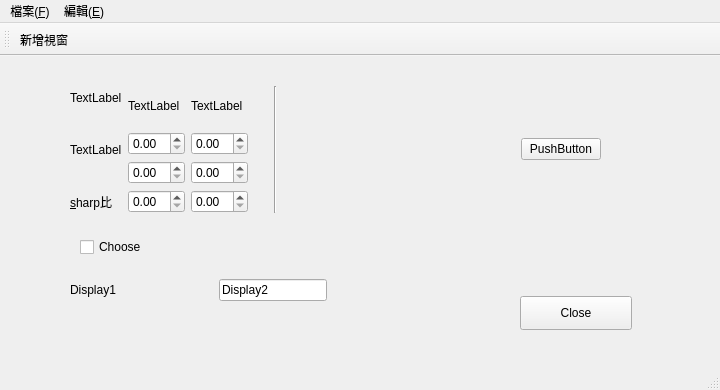
<?xml version="1.0" encoding="UTF-8"?>
<ui version="4.0">
 <class>MainWindow</class>
 <widget class="QMainWindow" name="MainWindow">
  <property name="geometry">
   <rect>
    <x>0</x>
    <y>0</y>
    <width>720</width>
    <height>390</height>
   </rect>
  </property>
  <property name="windowTitle">
   <string>MainWindow</string>
  </property>
  <widget class="QWidget" name="centralwidget">
   <widget class="QPushButton" name="closeWinBtn">
    <property name="geometry">
     <rect>
      <x>520</x>
      <y>240</y>
      <width>112</width>
      <height>34</height>
     </rect>
    </property>
    <property name="text">
     <string>Close</string>
    </property>
   </widget>
   <widget class="QCheckBox" name="checkBox">
    <property name="enabled">
     <bool>true</bool>
    </property>
    <property name="geometry">
     <rect>
      <x>80</x>
      <y>180</y>
      <width>103</width>
      <height>22</height>
     </rect>
    </property>
    <property name="acceptDrops">
     <bool>false</bool>
    </property>
    <property name="text">
     <string>Choose</string>
    </property>
    <property name="checkable">
     <bool>true</bool>
    </property>
    <property name="tristate">
     <bool>false</bool>
    </property>
   </widget>
   <widget class="QWidget" name="">
    <property name="geometry">
     <rect>
      <x>70</x>
      <y>30</y>
      <width>531</width>
      <height>127</height>
     </rect>
    </property>
    <layout class="QHBoxLayout" name="horizontalLayout">
     <property name="sizeConstraint">
      <enum>QLayout::SetDefaultConstraint</enum>
     </property>
     <item>
      <layout class="QVBoxLayout" name="verticalLayout">
       <item>
        <widget class="QLabel" name="label_2">
         <property name="sizePolicy">
          <sizepolicy hsizetype="Preferred" vsizetype="Preferred">
           <horstretch>0</horstretch>
           <verstretch>1</verstretch>
          </sizepolicy>
         </property>
         <property name="text">
          <string>TextLabel</string>
         </property>
        </widget>
       </item>
       <item>
        <widget class="QLabel" name="label_3">
         <property name="sizePolicy">
          <sizepolicy hsizetype="Preferred" vsizetype="Preferred">
           <horstretch>0</horstretch>
           <verstretch>3</verstretch>
          </sizepolicy>
         </property>
         <property name="text">
          <string>TextLabel</string>
         </property>
        </widget>
       </item>
       <item>
        <widget class="QLabel" name="label">
         <property name="sizePolicy">
          <sizepolicy hsizetype="Preferred" vsizetype="Preferred">
           <horstretch>0</horstretch>
           <verstretch>1</verstretch>
          </sizepolicy>
         </property>
         <property name="text">
          <string>&amp;sharp比</string>
         </property>
         <property name="buddy">
          <cstring>doubleSpinBox_5</cstring>
         </property>
        </widget>
       </item>
      </layout>
     </item>
     <item>
      <layout class="QGridLayout" name="gridLayout">
       <item row="0" column="0">
        <widget class="QLabel" name="label_5">
         <property name="text">
          <string>TextLabel</string>
         </property>
        </widget>
       </item>
       <item row="0" column="1">
        <widget class="QLabel" name="label_6">
         <property name="text">
          <string>TextLabel</string>
         </property>
        </widget>
       </item>
       <item row="1" column="0">
        <widget class="QDoubleSpinBox" name="doubleSpinBox"/>
       </item>
       <item row="1" column="1">
        <widget class="QDoubleSpinBox" name="doubleSpinBox_2"/>
       </item>
       <item row="2" column="0">
        <widget class="QDoubleSpinBox" name="doubleSpinBox_3"/>
       </item>
       <item row="2" column="1">
        <widget class="QDoubleSpinBox" name="doubleSpinBox_4"/>
       </item>
       <item row="3" column="0">
        <widget class="QDoubleSpinBox" name="doubleSpinBox_5"/>
       </item>
       <item row="3" column="1">
        <widget class="QDoubleSpinBox" name="doubleSpinBox_6"/>
       </item>
      </layout>
     </item>
     <item>
      <spacer name="verticalSpacer">
       <property name="orientation">
        <enum>Qt::Vertical</enum>
       </property>
       <property name="sizeHint" stdset="0">
        <size>
         <width>20</width>
         <height>40</height>
        </size>
       </property>
      </spacer>
     </item>
     <item>
      <widget class="Line" name="line">
       <property name="orientation">
        <enum>Qt::Vertical</enum>
       </property>
      </widget>
     </item>
     <item>
      <spacer name="horizontalSpacer">
       <property name="orientation">
        <enum>Qt::Horizontal</enum>
       </property>
       <property name="sizeHint" stdset="0">
        <size>
         <width>40</width>
         <height>20</height>
        </size>
       </property>
      </spacer>
     </item>
     <item>
      <widget class="QPushButton" name="pushButton">
       <property name="text">
        <string>PushButton</string>
       </property>
      </widget>
     </item>
    </layout>
   </widget>
   <widget class="QWidget" name="">
    <property name="geometry">
     <rect>
      <x>70</x>
      <y>220</y>
      <width>257</width>
      <height>28</height>
     </rect>
    </property>
    <layout class="QHBoxLayout" name="horizontalLayout_2">
     <item>
      <widget class="QLabel" name="label_4">
       <property name="text">
        <string>Display1</string>
       </property>
      </widget>
     </item>
     <item>
      <spacer name="horizontalSpacer_2">
       <property name="orientation">
        <enum>Qt::Horizontal</enum>
       </property>
       <property name="sizeHint" stdset="0">
        <size>
         <width>40</width>
         <height>20</height>
        </size>
       </property>
      </spacer>
     </item>
     <item>
      <widget class="QLineEdit" name="lineEdit">
       <property name="text">
        <string>Display2</string>
       </property>
      </widget>
     </item>
    </layout>
   </widget>
  </widget>
  <widget class="QMenuBar" name="menubar">
   <property name="geometry">
    <rect>
     <x>0</x>
     <y>0</y>
     <width>720</width>
     <height>31</height>
    </rect>
   </property>
   <widget class="QMenu" name="menu_F">
    <property name="title">
     <string>檔案(&amp;F)</string>
    </property>
    <addaction name="fileOpenAction"/>
    <addaction name="fileNewAction"/>
    <addaction name="fileCloseAction"/>
   </widget>
   <widget class="QMenu" name="menu_E">
    <property name="title">
     <string>編輯(&amp;E)</string>
    </property>
   </widget>
   <addaction name="menu_F"/>
   <addaction name="menu_E"/>
  </widget>
  <widget class="QStatusBar" name="statusbar"/>
  <widget class="QToolBar" name="toolBar">
   <property name="windowTitle">
    <string>toolBar</string>
   </property>
   <attribute name="toolBarArea">
    <enum>TopToolBarArea</enum>
   </attribute>
   <attribute name="toolBarBreak">
    <bool>false</bool>
   </attribute>
   <addaction name="addWinAction"/>
  </widget>
  <action name="fileOpenAction">
   <property name="text">
    <string>開啟</string>
   </property>
   <property name="toolTip">
    <string>開啟</string>
   </property>
   <property name="shortcut">
    <string>Alt+O</string>
   </property>
  </action>
  <action name="addWinAction">
   <property name="text">
    <string>新增視窗</string>
   </property>
   <property name="toolTip">
    <string>新增視窗</string>
   </property>
  </action>
  <action name="fileNewAction">
   <property name="text">
    <string>新增</string>
   </property>
   <property name="toolTip">
    <string>新增</string>
   </property>
   <property name="shortcut">
    <string>Alt+N</string>
   </property>
  </action>
  <action name="fileCloseAction">
   <property name="text">
    <string>關閉</string>
   </property>
   <property name="toolTip">
    <string>關閉</string>
   </property>
   <property name="shortcut">
    <string>Alt+C</string>
   </property>
  </action>
 </widget>
 <tabstops>
  <tabstop>doubleSpinBox</tabstop>
  <tabstop>doubleSpinBox_2</tabstop>
  <tabstop>doubleSpinBox_3</tabstop>
  <tabstop>doubleSpinBox_4</tabstop>
  <tabstop>doubleSpinBox_5</tabstop>
  <tabstop>doubleSpinBox_6</tabstop>
  <tabstop>pushButton</tabstop>
 </tabstops>
 <resources/>
 <connections>
  <connection>
   <sender>closeWinBtn</sender>
   <signal>clicked()</signal>
   <receiver>MainWindow</receiver>
   <slot>close()</slot>
   <hints>
    <hint type="sourcelabel">
     <x>368</x>
     <y>288</y>
    </hint>
    <hint type="destinationlabel">
     <x>402</x>
     <y>352</y>
    </hint>
   </hints>
  </connection>
  <connection>
   <sender>checkBox</sender>
   <signal>clicked(bool)</signal>
   <receiver>label_4</receiver>
   <slot>setVisible(bool)</slot>
   <hints>
    <hint type="sourcelabel">
     <x>131</x>
     <y>221</y>
    </hint>
    <hint type="destinationlabel">
     <x>101</x>
     <y>264</y>
    </hint>
   </hints>
  </connection>
  <connection>
   <sender>checkBox</sender>
   <signal>clicked(bool)</signal>
   <receiver>lineEdit</receiver>
   <slot>setEnabled(bool)</slot>
   <hints>
    <hint type="sourcelabel">
     <x>131</x>
     <y>221</y>
    </hint>
    <hint type="destinationlabel">
     <x>247</x>
     <y>264</y>
    </hint>
   </hints>
  </connection>
 </connections>
</ui>
